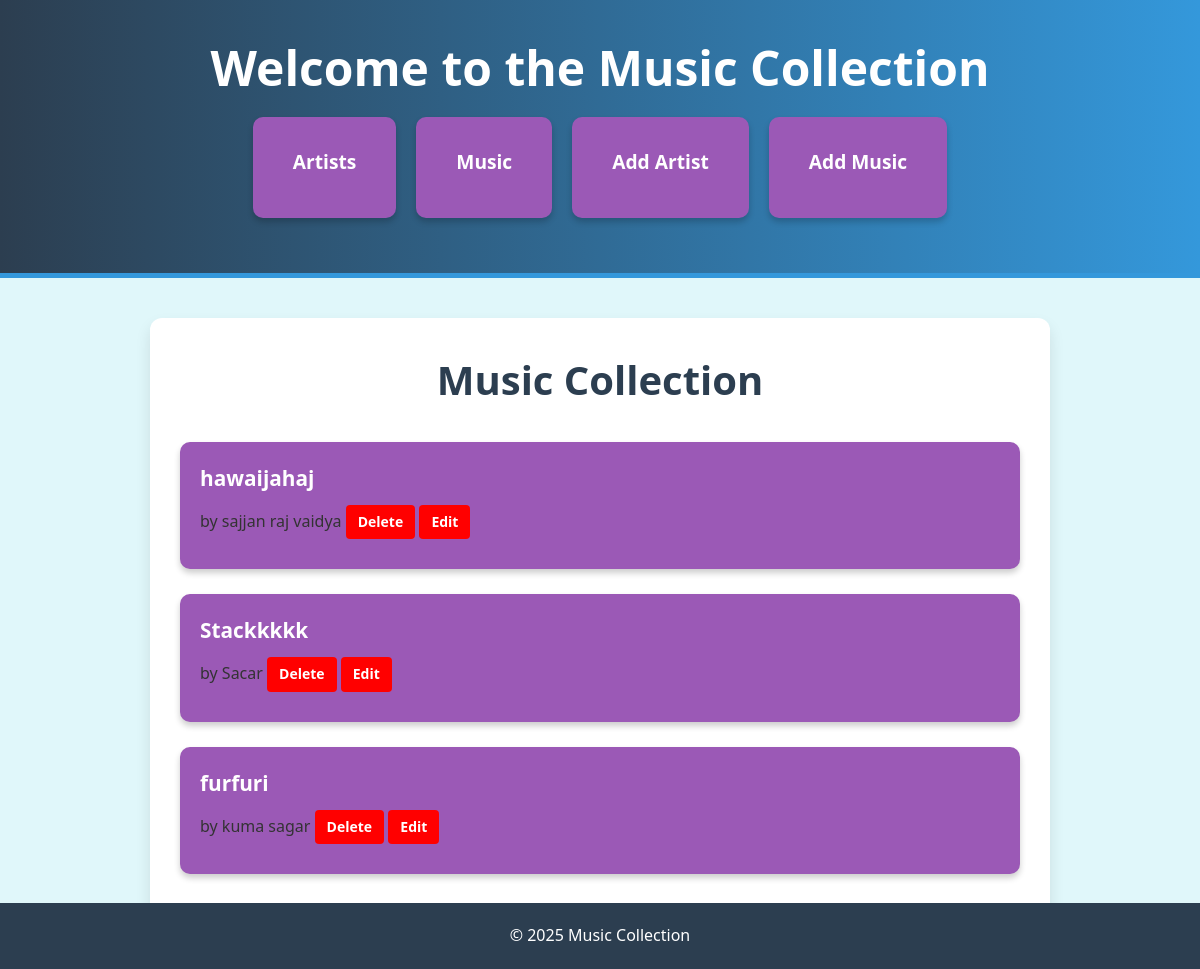
/index/ (signed in), run on an earlier commit of the app's database.
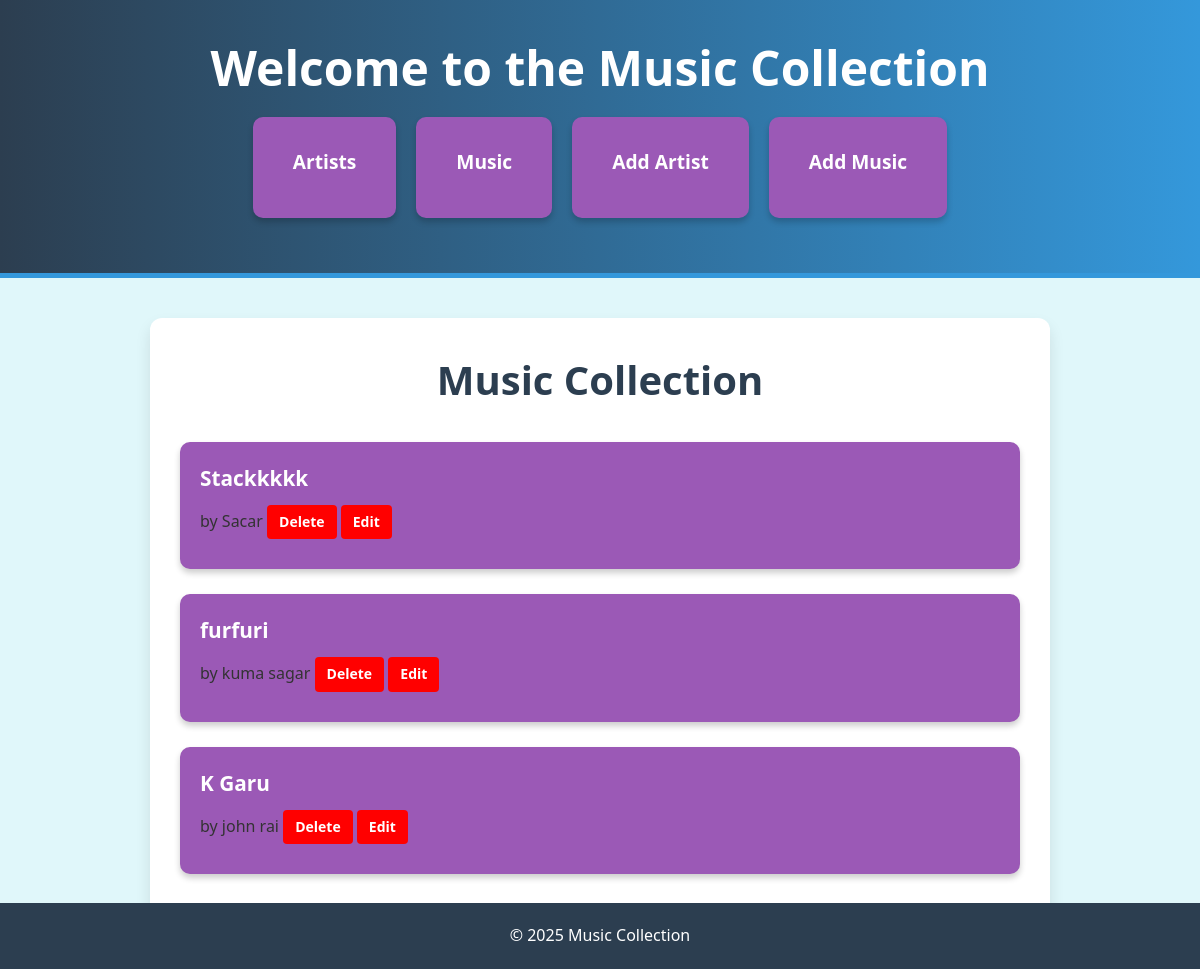
And on a later commit of the database.
### apps/music/models.py (models this page shows, shortened)
class Music(models.Model):
    user = models.ForeignKey(User, on_delete=models.SET_NULL , null=True , blank=True)
    title = models.CharField(max_length=255)
    release_date = models.DateField(blank=True, null=True)
    duration = models.DurationField(blank=True, null=True)  # For song duration
    artist = models.ForeignKey(Artist, on_delete=models.CASCADE, related_name="songs")
    album = models.CharField(max_length=255, blank=True, null=True)
    genre = models.CharField(max_length=100, blank=True, null=True)

class Artist(models.Model):
    user = models.ForeignKey(User, on_delete=models.SET_NULL , null=True , blank=True)
    name = models.CharField(max_length=255)
    genre = models.CharField(max_length=100, blank=True, null=True)
    debut_date = models.DateField(blank=True, null=True)
    bio = models.TextField(blank=True, null=True)

### apps/music/views.py (the view)
# urls.py: path('index/', index, name='index'),
@login_required
def index(request):
    music = Music.objects.all()
    return render(request, 'index.html', {'music_list': music})

### apps/music/templates/index.html (shortened to what this page needs)
<!DOCTYPE html>
<html lang="en">
<head>
</head>
<body>
    <header>
        <h1>Welcome to the Music Collection</h1>
        <nav>
            <ul>
                <li><a href="{% url 'artist-list' %}">Artists</a></li>
                <li><a href="{% url 'music-list' %}">Music</a></li>
                <li><a href="{% url 'artist-create' %}">Add Artist</a></li>
                <li><a href="{% url 'music-create' %}">Add Music</a></li>
            </ul>
        </nav>
    </header>
    <section>
        <h2>Music Collection</h2>
        <ul>
            {% for music in music_list %}
                <li>
                    <a href="{% url 'music-detail' music.id %}">{{ music.title }}</a>
                    by {{ music.artist.name }}
                    <a href="{% url 'delete' music.id %}" class="btn btn-danger delete-btn">Delete</a>
                    <a href="{% url 'update' music.id %}" class="btn btn-success delete-btn">Edit</a>
                </li>
            {% empty %}
                <p>No music records available.</p>
            {% endfor %}
        </ul>
    </section>
    <footer>
        <p>&copy; 2025 Music Collection</p>
    </footer>
</body>
</html>

What changed in the data, as far as the page shows it:
removed Music: title "hawaijahaj", artist.name "sajjan raj vaidya"
added Music: title "K Garu", artist.name "john rai"
